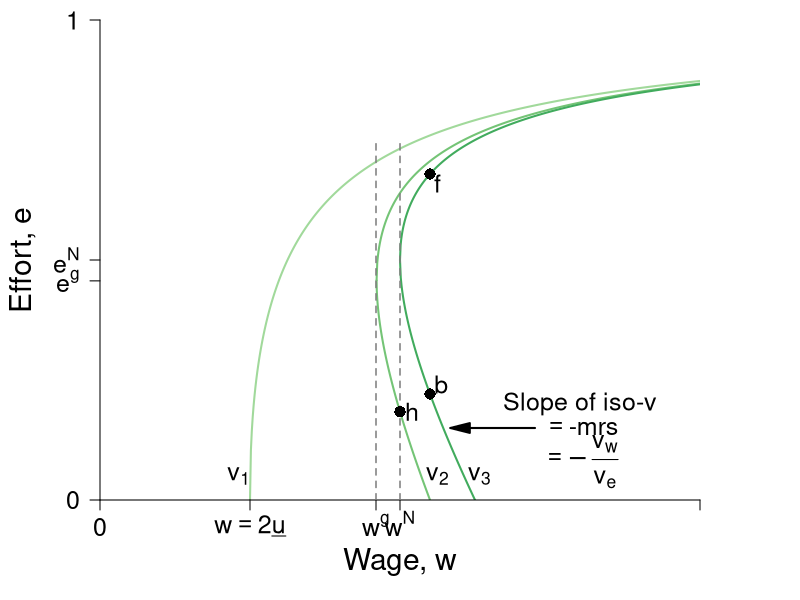

R code for this plot:
require(shape)
pdf(file = "employment/employment_brf_pc_leftpanel.pdf", width = 9, height = 7)

#Set parameters for graphics
axislabelsize <- 1.8
labelsize <- 1.5
namesize <- 1.8
annotatesize <- 1.5
graphlinewidth <- 2
segmentlinewidth <- 1.5

#The equation is below when v = 0. See Wolfram Alpha output. 
isov <- function(w, delta = 5) {
}

isovhigh1 <- function(w, delta = 5, v = 5){
  (sqrt(w^2 - 4 * delta * v) - w + 2*v)/( 2 * v )
}

isovlow1 <- function(w, delta = 5, v = 5){
  (-sqrt(w^2 - 4 * delta * v) - w + 2*v)/( 2 * v )
}

isovhigh2 <- function(w, delta = 5, v = 15){
  (sqrt(w^2 - 4 * delta * v) - w + 2*v)/( 2 * v )
}

isovlow2 <- function(w, delta = 5, v = 15){
  (-sqrt(w^2 - 4 * delta * v) - w + 2*v)/( 2 * v )
}

isovhigh3 <- function(w, delta = 5, v = 20){
  (sqrt(w^2 - 4 * delta * v) - w + 2*v)/( 2 * v )
}

isovlow3 <- function(w, delta = 5, v = 20){
  (-sqrt(w^2 - 4 * delta * v) - w + 2*v)/( 2 * v )
}

brfFn <- function(w, delta = 5) {
  1 - (2*delta) /w
}

#This is evaluated for p = 12; q = 12/(8*sqrt(12^2 - 4*delta1*v1)) - 1/8 for the slope
#At p = 12; q = (-sqrt(12^2 - 4*v1*delta1) - 12 + 2*v1)/(2*v1) = 0.799
tangencyLine <- function(w){
  (w*(0.05))
}



COL <- c("#f7fcf5", "#e5f5e0", "#c7e9c0", "#a1d99b", "#74c476", "#41ab5d", "#238b45", "#005a32")
grays <- gray.colors(25, start = 1, end = 0)
par(mar =  c(5, 5, 1, 5))
xlims <- c(0, 40)
ylims <- c(0, 1)

plot(0, 0, xlim = xlims, ylim = ylims, type = "n",
     xlab = expression(paste("Wage, ", w)),
     ylab = expression(paste("Effort, ", e)),
     xaxt = "n", 
     yaxt = "n", 
     cex.lab = axislabelsize, 
     lwd = 3,
     bty = "n", 
     xaxs="i", 
     yaxs="i")


npts <- 500 
npts2 <- 501
#Specify the sequences of points for graphing. 
xx0 <- seq(5, xlims[2], length.out = npts)
xx1 <- seq(10, xlims[2], length.out = npts)
xx2 <- seq(5, 15, length.out = npts)
xx3 <- seq(10, xlims[2], length.out = npts2)
xx4 <- seq(xlims[1], 10, length.out = npts2)
#For below, I solved sqrt(p^2 - 200) - p + 200/p = 0, getting p = 10*sqrt(2) = 14.14214
xx5 <- seq( 18.43909, xlims[2], length.out = npts2)
xx6 <- seq( 18.43909, 25, length.out = npts2)
xx7 <- seq(20, xlims[2], length.out = npts2)
xx8 <- seq(xlims[1], 25, length.out = npts2)

#Draw the lines for the graphs
#lines(xx0, isov(xx0, delta = 5), col = COL[3], lwd = graphlinewidth)
#lines(xx1, brfFn(xx1), col = "#beaed4", lwd = graphlinewidth)
#lines(xx2, tangencyLine(xx2), col = "darkgrey", lwd = 3, lty = 2)
lines(xx3, isovhigh1(xx3, v = 5, delta = 5), col = COL[4], lwd = graphlinewidth)
lines(xx4, isovlow1(xx4, v = 5, delta = 5), col = COL[4], lwd = graphlinewidth)
lines(xx5, isovhigh2(xx5, v = 17, delta = 5), col = COL[5], lwd = graphlinewidth)
lines(xx6, isovlow2(xx6, v = 17, delta = 5), col = COL[5], lwd = graphlinewidth)
lines(xx7, isovhigh3(xx7, v = 20, delta = 5), col = COL[6], lwd = graphlinewidth)
lines(xx8, isovlow3(xx8, v = 20, delta = 5), col = COL[6], lwd = graphlinewidth)

#Customize ticks and labels for the plot
ticksy <- c(0, brfFn(w = 18.4), 0.5, 1)
#ylabels <- c(0, expression(paste(frac(1,2))), 1)
ylabels <- c(0, expression(paste(e^g)), expression(paste(e^N)), 1)
ticksx <- c(0, 10, 18.4, 20, 40)
xlabels <- c(0, expression(paste(w == 2, underline(u))), expression(paste(w^g)), expression(paste(w^N)) , NA)
axis(1, at = ticksx, pos = 0, labels = xlabels, cex.axis = labelsize)
axis(2, at = ticksy, pos = 0, labels = ylabels, las = 1,cex.axis = labelsize)

#Annotation of the three graphs and the NE
text(9.25, 0.05, expression(paste(v[1])),cex = labelsize, xpd = TRUE)
text(22.5, 0.05, expression(paste(v[2])),cex = labelsize, xpd = TRUE)
text(25.3, 0.05, expression(paste(v[3])),cex = labelsize, xpd = TRUE)
#text(37.5, 0.66, expression(paste("Employee's ICC, or")),cex = labelsize,xpd = TRUE)
#text(37.5, 0.61, expression(paste("Best-response function")),cex = labelsize,xpd = TRUE)
#text(37.5, 0.56, expression(paste(e(w))),cex = labelsize,xpd = TRUE)

#Lines for the coordinates of the Nash equilbrium
#segments(5, 0, 5, 1, lty = 2, col = "darkgray", lwd = 3)
#segments(10, 0, 10, 0.2, lty = 2, col = grays[20], lwd = segmentlinewidth)
segments(20, 0, 20, 0.75, lty = 2, col = grays[20], lwd = segmentlinewidth)
#segments(0, 0.5, 20, 0.5, lty = 2, col = grays[20], lwd = segmentlinewidth)
#segments(14.14214, 0.15, 14.14214, 0.45, lty = 2, col = "darkgray", lwd = 3)
#text(19.5, 0.52, expression(n), cex = labelsize)
#text(27, 0.48, expression(paste("Incomplete contract")), cex = labelsize)
#text(27, 0.43, expression(paste("Nash equilibrium")), cex = labelsize)


#Arrows and slope of iso-v label
Arrows(29, 0.15, 24, 0.15,  col = "black", lty = 1, lwd = 2, arr.type = "triangle")
text(32, 0.2, expression(paste("Slope of iso-v")), cex = labelsize)
text(32.3, 0.15, expression(paste(phantom() == "-mrs ")), cex = labelsize)
text(32, 0.08, expression(paste(phantom() == -frac(v[w], v[e]))),cex = labelsize)



#Add a point for the NE
#points(20, 0.5, pch = 16, col = "black", cex = 1.5)


segments(18.4, 0, 18.4, 0.75, lty = 2, col = grays[20], lwd = segmentlinewidth)
#segments(0, brfFn(w = 18.4), 18.4, brfFn(w = 18.4), lty = 2, col = grays[20], lwd = segmentlinewidth)
##points(18.4, brfFn(w = 18.4), pch = 16, col = "black", cex = 1.5)
#text(17.5, brfFn(18.4) + 0.02, expression(g), cex = labelsize)



#Add a point for h
#Figure out q for p = 14.14214: q = 1 - 2delta/p = 1 - (2*5)/14.14214 =  0.2928934
points(20, 0.1839422, pch = 16, col = "black", cex = 1.5)
text(20.8, 0.1839422, expression(h), cex = labelsize)

points(22, isovhigh3(22, v = 20, delta = 5), pch = 16, col = "black", cex = 1.5)
text(22 + 0.5, isovhigh3(22, v = 20, delta = 5) - 0.02, expression(f),cex = labelsize)
points(22, isovlow3(22, v = 20, delta = 5), pch = 16, col = "black", cex = 1.5)
text(22 + 0.75, isovlow3(22, v = 20, delta = 5) + 0.02, expression(b),cex = labelsize)


dev.off()
